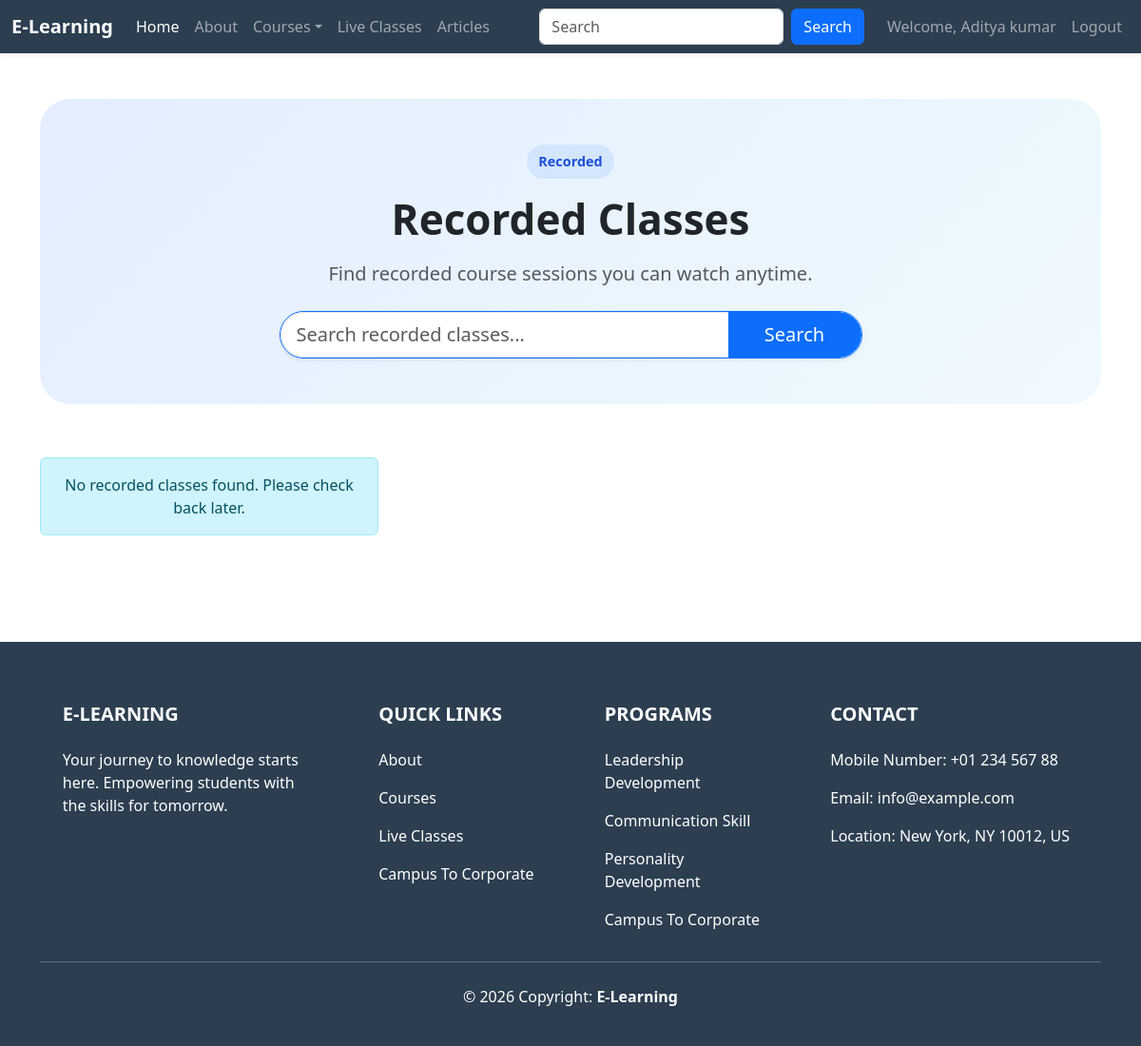
Before: /courses/ (signed in) with the older database file.
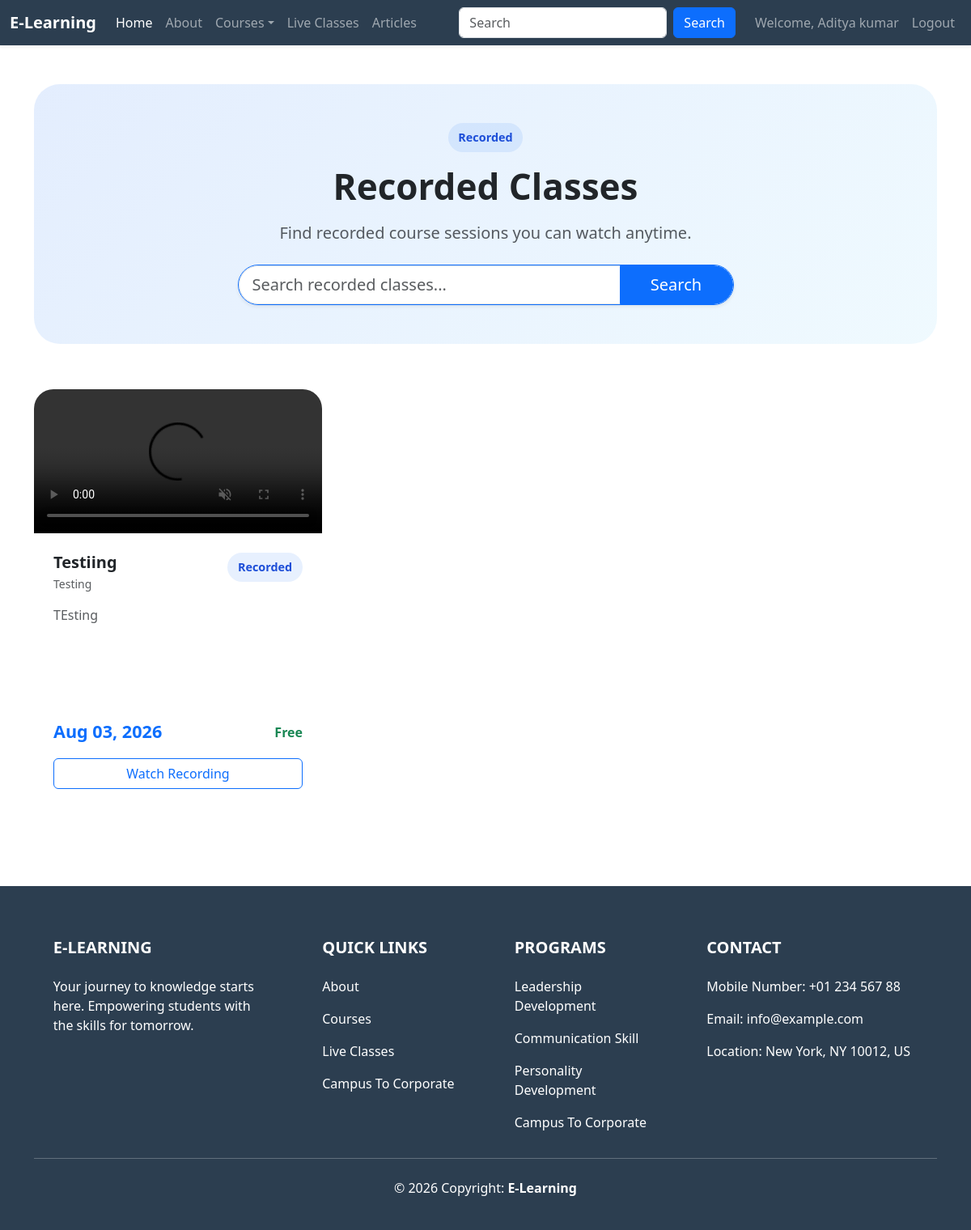
After: the same page with the newer database file.
### learning/models.py (models this page shows, shortened)
class CustomeUser(AbstractUser):
    class Gender(models.TextChoices):
        MALE = 'male', 'Male'
        FEMALE = 'female', 'Female'
        OTHER = 'other', 'Other'
    full_name = models.CharField(max_length=100)
    email = models.EmailField(unique=True)
    phone = models.CharField(max_length=15, unique=True)
    dob = models.DateField(null=True, blank=True)
    gender = models.CharField(max_length=10, choices=Gender.choices, null=True, blank=True)
    profile_image = models.ImageField(upload_to='profile_image/', null=True, blank=True)

class RecordedClass(models.Model):
    course = models.ForeignKey(Courses, on_delete=models.CASCADE, related_name='recorded_classes')
    title = models.CharField(max_length=200)
    description = models.TextField(blank=True)
    video = models.FileField(upload_to='recorded_classes/')
    thumbnail = models.ImageField(upload_to='recorded_thumbnails/', null=True, blank=True, help_text='Thumbnail image shown to preview users before enrollment.')
    course_fee = models.DecimalField(max_digits=8, decimal_places=2, null=True, blank=True, help_text='Original course fee for this recorded class.')
    discount_fee = models.DecimalField(max_digits=8, decimal_places=2, null=True, blank=True, help_text='Discounted fee for this recorded class, if applicable.')
    recorded_at = models.DateTimeField(auto_now_add=True)
    class Meta:
        ordering = ['-recorded_at']

class Courses(models.Model):
    course_name = models.CharField(max_length=200)
    about_course = models.TextField()
    course_image = models.ImageField(upload_to='feature_course/', null=True, blank=True)
    instructor = models.ForeignKey(settings.AUTH_USER_MODEL, on_delete=models.SET_NULL, null=True, blank=True, related_name='courses_taught')
    starting_time = models.DateTimeField(null=True, blank=True)
    duration = models.CharField(max_length=100, help_text="e.g., '3 Months', '30 Hours'")
    is_featured = models.BooleanField(default=False)
    price = models.DecimalField(max_digits=8, decimal_places=2, null=True, blank=True, help_text="Enter price in USD. Leave blank for free courses.")
    discount_price = models.DecimalField(max_digits=8, decimal_places=2, null=True, blank=True, help_text="Enter a discount price if applicable.")

### learning/views.py (the view)
# urls.py: path('courses/', views.course_view, name='course_list'),
def course_view(request):
    query = request.GET.get('q', '')
    recorded_list = RecordedClass.objects.select_related('course').order_by('-recorded_at')
    if query:
        recorded_list = recorded_list.filter(
            Q(title__icontains=query) | Q(course__course_name__icontains=query)
        )
    user_enrollments = []
    if request.user.is_authenticated:
        user_enrollments = list(
            Enrollment.objects.filter(user=request.user).values_list('course_id', flat=True)
        )
    context = {
        'recorded_classes': recorded_list,
        'search_query': query,
        'user_enrollments': user_enrollments,
    }
    return render(request, 'courses_list.html', context)

### learning/context_processors.py (called while the page is built)
def all_courses_for_nav(request):
    courses = Courses.objects.all().order_by('course_name')
    return {'all_courses_for_nav': courses}

### templates/courses_list.html (shortened to what this page needs)
{% extends 'main.html' %}
{% load static %}
{% block extra_css %}
<link rel="stylesheet" href="{% static 'css/courses_list.css' %}">
{% endblock extra_css %}
{% block content %}
<div class="container py-5">
    <div class="courses-hero text-center">
        <span class="course-badge mb-3 d-inline-block">Recorded</span>
        <h1 class="fw-bold mb-3">Recorded Classes</h1>
        <p class="lead text-muted mb-4">Find recorded course sessions you can watch anytime.</p>
        <div class="row justify-content-center">
            <div class="col-xl-7 col-lg-8">
                <form method="get" action="{% url 'course_list' %}" class="course-search">
                    <div class="input-group shadow-sm rounded-pill overflow-hidden border border-1 border-primary">
                        <input type="text" class="form-control form-control-lg" name="q" placeholder="Search recorded classes..." value="{{ search_query|default:'' }}">
                        <button class="btn btn-primary btn-lg" type="submit">Search</button>
                    </div>
                </form>
            </div>
        </div>
    </div>
    <div class="row row-cols-1 row-cols-md-2 row-cols-lg-3 g-4 mt-4">
        {% for record in recorded_classes %}
        <div class="col">
            <div class="card course-card h-100">
                {% if request.user.is_authenticated and record.course.id in user_enrollments and record.video %}
                <video class="card-img-top" src="{{ record.video.url }}" controls muted preload="metadata"></video>
                {% elif record.thumbnail %}
                <img src="{{ record.thumbnail.url }}" class="card-img-top" alt="{{ record.title }} thumbnail">
                {% elif record.video %}
                <div class="card-img-top bg-dark bg-opacity-10 d-flex flex-column align-items-center justify-content-center" style="height:240px;">
                    <span class="display-6 text-muted"><i class="bi bi-lock-fill"></i></span>
                    <p class="text-center text-muted mb-0">Enroll to unlock the recording</p>
                </div>
                {% else %}
                <div class="bg-secondary bg-opacity-10 d-flex align-items-center justify-content-center" style="height:240px;">
                    <span class="text-secondary fw-semibold">No recording available</span>
                </div>
                {% endif %}
                <div class="card-body course-card-body p-4">
                    <div class="d-flex justify-content-between align-items-start mb-3">
                        <div>
                            <h5 class="card-title fw-bold mb-1">{{ record.title }}</h5>
                            <p class="text-muted small mb-0">{{ record.course.course_name }}</p>
                        </div>
                        <span class="course-badge">Recorded</span>
                    </div>
                    <p class="text-muted mb-4">{{ record.description|default:'A recorded session from our course library.'|truncatewords:20 }}</p>
                    <div class="mt-auto">
                        <div class="d-flex justify-content-between align-items-center mb-3">
                            <div class="course-price text-primary">{{ record.recorded_at|date:'M d, Y' }}</div>
                            <div class="text-end">
                                {% if record.discount_fee %}
                                    <div class="text-primary fw-bold">${{ record.discount_fee }}</div>
                                    <div class="text-muted" style="font-size:.9rem;"><del>${{ record.course_fee }}</del></div>
                                {% elif record.course_fee %}
                                    <div class="text-primary fw-bold">${{ record.course_fee }}</div>
                                {% else %}
                                    <div class="text-success fw-bold">Free</div>
                                {% endif %}
                            </div>
                        </div>
                        {% if record.video %}
                            {% if request.user.is_authenticated and record.course.id in user_enrollments %}
                                <a href="{{ record.video.url }}" class="btn btn-outline-primary w-100" target="_blank">Watch Recording</a>
                            {% elif not request.user.is_authenticated %}
                                <a href="{% url 'login' %}?next={% url 'course_list' %}" class="btn btn-primary w-100">Login to watch</a>
                            {% else %}
                                <form method="post" action="{% url 'enroll_course' record.course.id %}">
                                    {% csrf_token %}
                                    <input type="hidden" name="recorded_class_id" value="{{ record.id }}">
                                    <button type="submit" class="btn btn-primary w-100">Enroll to watch</button>
                                </form>
                            {% endif %}
                        {% else %}
                            <button class="btn btn-secondary w-100" disabled>No Video</button>
                        {% endif %}
                    </div>
                </div>
            </div>
        </div>
        {% empty %}
        <div class="col-12">
            <div class="alert alert-info text-center">No recorded classes found. Please check back later.</div>
        </div>
        {% endfor %}
    </div>
</div>
{% endblock content %}

### templates/main.html (shortened to what this page needs)
{% load static %}
<!DOCTYPE html>
<html lang="en">
<head>
    <link rel="stylesheet" href="{% static 'css/main.css' %}">
    <link href="https://cdn.jsdelivr.net/npm/bootstrap@5.3.3/dist/css/bootstrap.min.css" rel="stylesheet">
    <link rel="stylesheet" href="https://cdn.jsdelivr.net/npm/bootstrap-icons@1.11.3/font/bootstrap-icons.min.css">
    {% block extra_css %}{% endblock %}
</head>
<body>
    <nav class="navbar navbar-expand-lg navbar-dark bg-dark shadow-sm">
        <div class="container-fluid">
            <a class="navbar-brand" href="{% url 'home' %}">E-Learning</a>
            <div class="collapse navbar-collapse" id="navbarSupportedContent">
                <ul class="navbar-nav me-auto mb-2 mb-lg-0">
                    <li class="nav-item">
                        <a class="nav-link active" aria-current="page" href="{% url 'home' %}">Home</a>
                    </li>
                    <li class="nav-item">
                        <a class="nav-link" href="#">About</a>
                    </li>
                    <li class="nav-item dropdown">
                        <a class="nav-link dropdown-toggle" href="{% url 'course_list' %}">Courses</a>
                    </li>
                    <li class="nav-item">
                        <a class="nav-link" href="{% url 'live_classes' %}">Live Classes</a>
                    </li>
                    <li class="nav-item">
                        <a class="nav-link" href="#">Articles</a>
                    </li>
                </ul>
                <form class="d-flex me-3" role="search">
                    <input class="form-control me-2" type="search" placeholder="Search" aria-label="Search">
                    <button class="btn btn-primary" type="submit">Search</button>
                </form>
                <ul class="navbar-nav mb-2 mb-lg-0">
                    {% if user.is_authenticated %}
                    <li class="nav-item">
                        <a class="nav-link" href="#">Welcome, {{ user.full_name|default:user.username }}</a>
                    </li>
                    <li class="nav-item">
                        <a class="nav-link" href="{% url 'logout' %}">Logout</a>
                    </li>
                    {% endif %}
                </ul>
            </div>
        </div>
    </nav>
    <main>
        {% block content %}{% endblock content %}
    </main>
    <footer class="bg-dark text-white pt-5 pb-4 mt-5">
        <div class="container text-center text-md-start">
            <div class="row text-center text-md-start">
                <div class="col-md-3 col-lg-3 col-xl-3 mx-auto mt-3">
                    <h5 class="text-uppercase mb-4 fw-bold">E-Learning</h5>
                    <p>
                        Your journey to knowledge starts here. Empowering students with the skills for tomorrow.
                    </p>
                </div>
                <div class="col-md-2 col-lg-2 col-xl-2 mx-auto mt-3">
                    <h5 class="text-uppercase mb-4 fw-bold">Quick links</h5>
                    <p><a href="#" class="text-white" style="text-decoration: none;">About</a></p>
                    <p><a href="#" class="text-white" style="text-decoration: none;">Courses</a></p>
                    <p><a href="#" class="text-white" style="text-decoration: none;">Live Classes</a></p>
                    <p><a href="#" class="text-white" style="text-decoration: none;">Campus To Corporate</a></p>
                </div>
                <div class="col-md-3 col-lg-2 col-xl-2 mx-auto mt-3">
                    <h5 class="text-uppercase mb-4 fw-bold">Programs</h5>
                    <p><a href="#" class="text-white" style="text-decoration: none;">Leadership Development</a></p>
                    <p><a href="#" class="text-white" style="text-decoration: none;">Communication Skill</a></p>
                    <p><a href="#" class="text-white" style="text-decoration: none;">Personality Development</a></p>
                    <p><a href="#" class="text-white" style="text-decoration: none;">Campus To Corporate</a></p>
                </div>
                <div class="col-md-4 col-lg-3 col-xl-3 mx-auto mt-3">
                    <h5 class="text-uppercase mb-4 fw-bold">Contact</h5>
                    <p>Mobile Number: +01 234 567 88</p>
                    <p>Email: info@example.com</p>
                    <p>Location: New York, NY 10012, US</p>
                </div>
            </div>
            <hr class="mb-4">
            <div class="text-center">
                <p> © 2026 Copyright:
                    <a href="{% url 'home' %}" style="text-decoration: none;"
                        class="text-white"><strong>E-Learning</strong></a>
                </p>
            </div>
        </div>
    </footer>
</body>
</html>

### static/css/main.css (style rules this page uses)
:root { --bs-primary-rgb: 74, 144, 226; --bs-secondary-rgb: 108, 117, 125; --bs-dark-rgb: 33, 37, 41; --bs-light-rgb: 248, 249, 250; --bs-warning-rgb: 245, 166, 35; --bs-font-sans-serif: 'Poppins', sans-serif; --bs-body-color: #343a40; --bs-body-bg: #f8f9fa; }
body { font-family: var(--bs-font-sans-serif); background-color: var(--bs-body-bg); color: var(--bs-body-color); }
.btn-primary { --bs-btn-bg: #4A90E2; --bs-btn-border-color: #4A90E2; --bs-btn-hover-bg: #357ABD; --bs-btn-hover-border-color: #357ABD; --bs-btn-active-bg: #2a6294; --bs-btn-active-border-color: #2a6294; }
.text-primary { color: #4A90E2 !important; }
.btn-primary, .btn-theme { --bs-btn-bg: #4A90E2; --bs-btn-border-color: #4A90E2; --bs-btn-hover-bg: #357ABD; --bs-btn-hover-border-color: #357ABD; }
.card { border: none; transition: transform 0.2s ease-in-out, box-shadow 0.2s ease-in-out; border-radius: 0.5rem; }
.navbar.bg-dark { background-color: #2c3e50 !important; }
.navbar-brand { font-weight: 700; font-size: 1.5rem; }
.nav-link { font-weight: 500; }
footer.bg-dark { background-color: #2c3e50 !important; }

### static/css/courses_list.css (style rules this page uses)
.courses-hero { background: linear-gradient(135deg, rgba(59, 130, 246, 0.14), rgba(56, 189, 248, 0.08)); border-radius: 2rem; padding: 3rem 1.5rem; margin-bottom: 2rem; }
.courses-hero h1 { font-size: clamp(2.75rem, 2.5vw, 3.5rem); }
.course-search .form-control { border-radius: 2rem 0 0 2rem; border-right: none; }
.course-search .btn { border-radius: 0 2rem 2rem 0; min-width: 140px; }
.course-card { border: none; border-radius: 1.5rem; overflow: hidden; transition: transform 0.25s ease, box-shadow 0.25s ease; }
.course-card-body { min-height: 340px; display: flex; flex-direction: column; }
.course-price { font-size: 1.35rem; font-weight: 700; }
.course-badge { display: inline-flex; align-items: center; gap: 0.35rem; padding: 0.45rem 0.8rem; border-radius: 999px; background: rgba(59, 130, 246, 0.12); color: #1d4ed8; font-size: 0.9rem; font-weight: 600; }

Changed rows visible on the page:
added RecordedClass: title "Testiing", course.course_name "Testing", description "TEsting", recorded_at "Aug 03, 2026", discount_fee "Free"
Other visible differences:
text no longer shown: "No recorded classes found. Please check back later."
